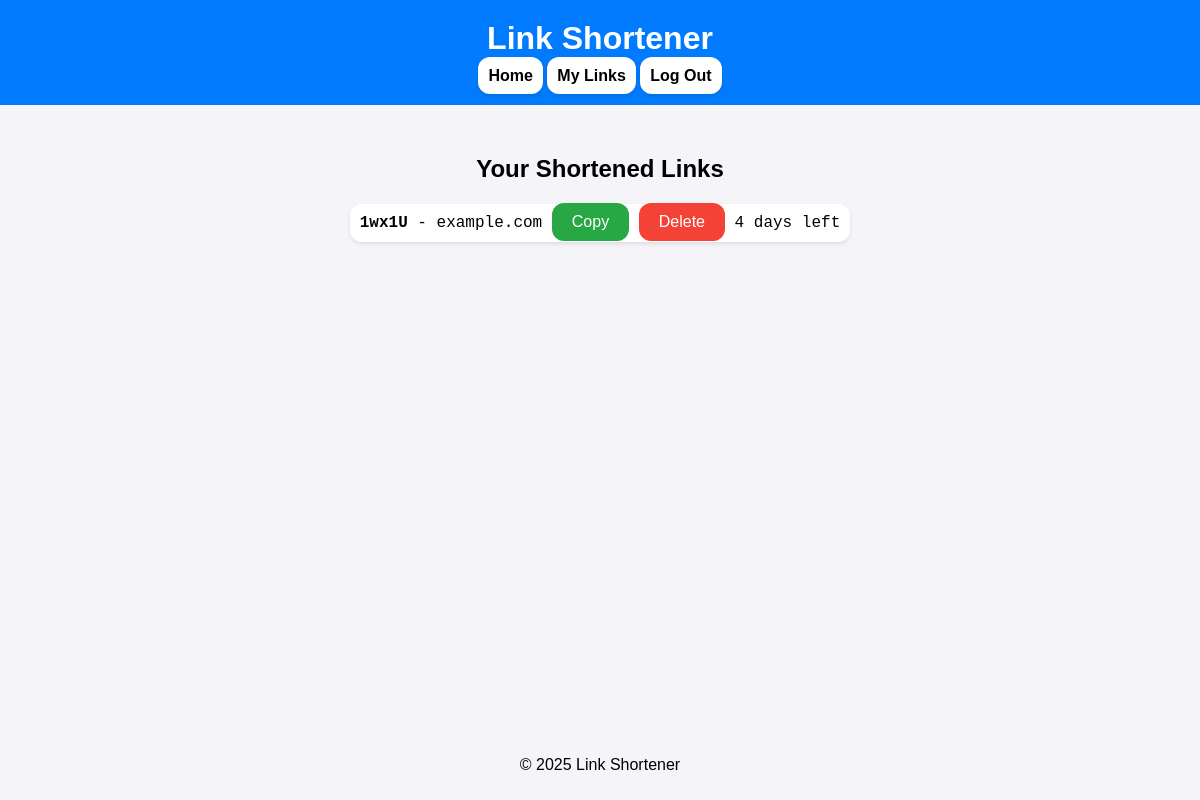
/user_links/ (signed in), run on an earlier commit of the app's database.
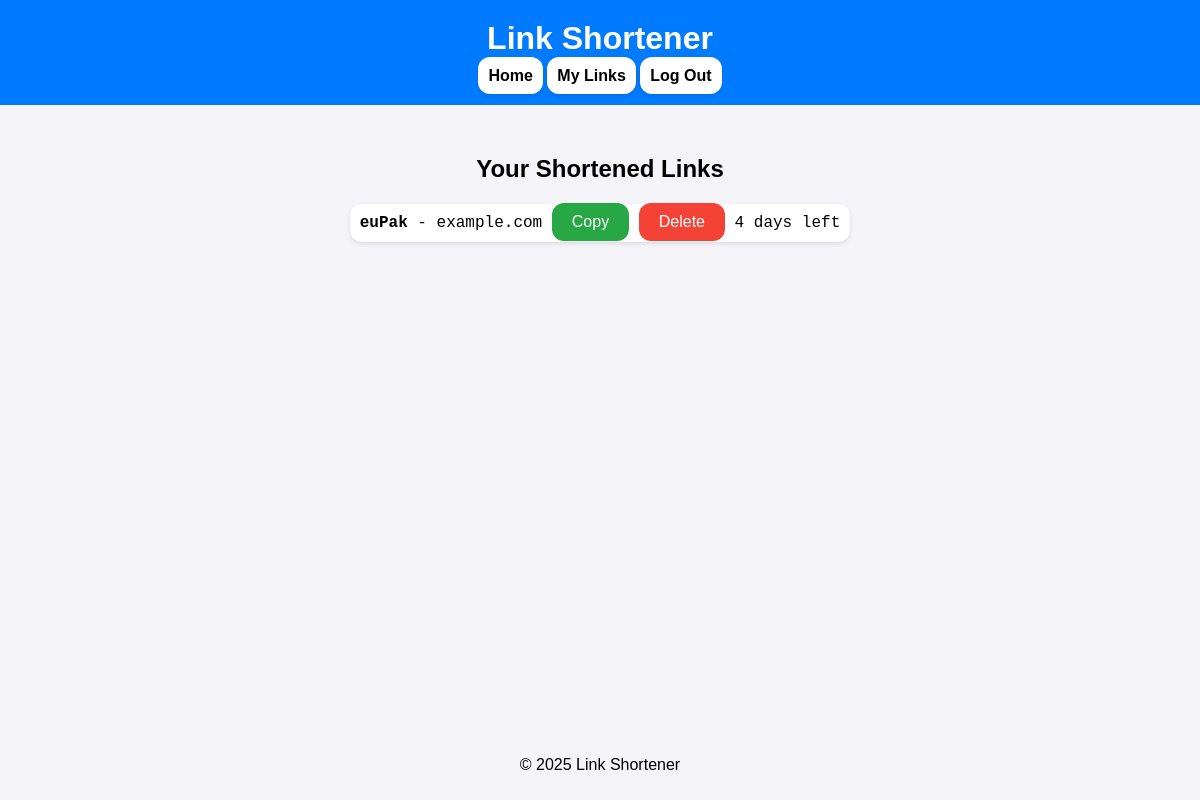
And on a later commit of the database.
### shortener/models.py (models this page shows, shortened)
class ShortenedURL(models.Model):
    original_url = models.URLField()
    short_code = models.CharField(max_length=5, unique=True)
    user = models.ForeignKey(User, on_delete=models.CASCADE)
    created_at = models.DateTimeField(auto_now_add=True)
    def default_expiration():
        return now() + timedelta(days=5)
    expires_at = models.DateTimeField(default=default_expiration)

### shortener/views.py (the view)
# urls.py: path("user_links/", views.user_links, name="user_links"),
@login_required
def user_links(request):
    links = ShortenedURL.objects.filter(user=request.user)
    base_url = request.scheme + "://" + request.get_host()
    for link in links:
        time_left = link.expires_at - timezone.now()
        if time_left.total_seconds() < 0:
            link.is_expired = True
            link.time_left = "Expired"
        else:
            link.is_expired = False
            days_left = time_left.days
            hours_left = time_left.seconds // 3600
            minutes_left = (time_left.seconds % 3600) // 60
            if days_left > 0:
                link.time_left = f"{days_left} days left"
            elif hours_left > 0:
                link.time_left = f"{hours_left} hours left"
            elif minutes_left > 0:
                link.time_left = f"{minutes_left} minutes left"
            else:
                link.time_left = "Less than a minute left"
    return render(request, 'shortener/user_links.html', {'links': links, 'base_url': base_url})

### shortener/templates/shortener/user_links.html (shortened to what this page needs)
{% extends 'base.html' %}
{% block content %}
<h2>Your Shortened Links</h2>
<ul>
    {% for link in links %}
        <li class="activeshortlink">
            <strong>
                <a href="{{ base_url }}/{{ link.short_code }}" target="_blank">
                    {{ link.short_code }}
                </a>
            </strong> -
            {{ link.original_url|slice:"8:" }}
            <button class="copy-btn" data-clipboard-text="{{ base_url }}/{{ link.short_code }}">
                Copy
            </button>
            <form action="{% url 'delete_link' link.short_code %}" method="POST" style="display: inline;">
                <button class="delete-btn" type="submit" onclick="return confirm('Are you sure you want to delete this link?')">
                    Delete
                </button>
            </form>
            {% if link.is_expired %}
                <span>Expired</span>
            {% else %}
                <span>{{ link.time_left }}</span>
            {% endif %}
        </li>
    {% endfor %}
</ul>
{% endblock %}

### shortener/templates/base.html (shortened to what this page needs)
<!DOCTYPE html>
<html>
<head>
    {% load static %}
    <link rel="stylesheet" href="{% static 'shortener/css/style.css' %}">
</head>
<body>
    <header>
        <h1>Link Shortener</h1>
        <nav>
            <ul>
                <li><a href="{% url 'shorten_url' %}">Home</a></li>
                <li><a href="{% url 'user_links' %}">My Links</a></li>
                {% if user.is_authenticated %}
                    <li><a href="{% url 'logout' %}">Log Out</a></li>
                {% else %}
                    <li><a href="{% url 'login' %}">Login</a></li>
                    <li><a href="{% url 'signup' %}">Sign Up</a></li>
                {% endif %}
            </ul>
        </nav>
    </header>
    <main>
        {% block content %}{% endblock %}
    </main>
    <footer>
        <p>&copy; 2025 Link Shortener</p>
    </footer>
</body>
</html>

### shortener/static/shortener/css/style.css (style rules this page uses)
body { font-family: Arial, sans-serif; background-color: #f4f4f9; margin: 0; padding: 0; text-align: center; }
main { padding: 30px; }
header { background-color: #007BFF; color: white; padding: 20px 0; }
header h1 { margin: 0; font-size: 2em; }
ul { list-style: none; padding: 0; margin: 10px 0 0; }
li { display: inline; margin-right: 15px; list-style: none; background-color: #fff; margin: 10px 0; padding: 10px; box-shadow: 0 2px 4px rgba(0, 0, 0, 0.1); border-radius: 12px; }
li a { color: black; text-decoration: none; font-weight: bold; }
input[type="text"], button { border-radius: 12px; padding: 10px; font-size: 16px; }
button, .delete-btn { color: white; padding: 10px 20px; border: none; cursor: pointer; font-size: 16px; }
button { background-color: #28a745; }
.delete-btn { background-color: #f44336; }
.activeshortlink { font-family: 'Courier New', Courier, monospace; }
footer { color: black; padding: 10px 0; position: fixed; width: 100%; bottom: 0; }

What changed in the data, as far as the page shows it:
removed ShortenedURL: short_code "1wx1U", original_url "example.com", time_left "4 days left"
added ShortenedURL: short_code "euPak", original_url "example.com", time_left "4 days left"
